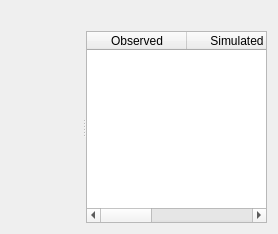
<?xml version="1.0" encoding="UTF-8"?>
<ui version="4.0">
 <class>PostSignaturesDock</class>
 <widget class="QWidget" name="PostSignaturesDock">
  <property name="windowTitle">
   <string>Signatures</string>
  </property>
  <layout class="QVBoxLayout" name="verticalLayout_PostSignaturesDock">
   <property name="leftMargin">
    <number>2</number>
   </property>
   <property name="topMargin">
    <number>2</number>
   </property>
   <property name="rightMargin">
    <number>2</number>
   </property>
   <property name="bottomMargin">
    <number>2</number>
   </property>
   <item>
    <widget class="QWidget" name="page_postSignatures">
     <layout class="QVBoxLayout" name="verticalLayout_postSignatures" stretch="0,1">
      <item>
       <widget class="QLabel" name="label_postSignaturesNotes">
        <property name="text">
         <string />
        </property>
        <property name="wordWrap">
         <bool>true</bool>
        </property>
       </widget>
      </item>
      <item>
       <widget class="QSplitter" name="splitter_postSignatures">
        <property name="orientation">
         <enum>Qt::Horizontal</enum>
        </property>
        <widget class="QWidget" name="widget_postSignaturesFdc">
         <property name="sizePolicy">
          <sizepolicy hsizetype="Expanding" vsizetype="Expanding">
           <horstretch>0</horstretch>
           <verstretch>1</verstretch>
          </sizepolicy>
         </property>
        </widget>
        <widget class="QTableWidget" name="tableWidget_postSignatures">
         <property name="editTriggers">
          <set>QAbstractItemView::NoEditTriggers</set>
         </property>
         <property name="selectionBehavior">
          <enum>QAbstractItemView::SelectRows</enum>
         </property>
         <attribute name="horizontalHeaderStretchLastSection">
          <bool>true</bool>
         </attribute>
         <column>
          <property name="text">
           <string>Observed</string>
          </property>
         </column>
         <column>
          <property name="text">
           <string>Simulated</string>
          </property>
         </column>
         <column>
          <property name="text">
           <string>Relative difference</string>
          </property>
         </column>
        </widget>
       </widget>
      </item>
     </layout>
    </widget>
   </item>
  </layout>
 </widget>
 <resources />
 <connections />
</ui>
